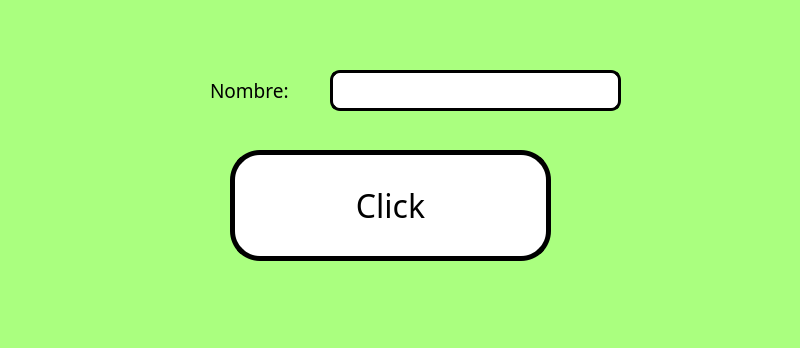
<?xml version="1.0" encoding="UTF-8"?>
<ui version="4.0">
 <class>MainWindow</class>
 <widget class="QMainWindow" name="MainWindow">
  <property name="geometry">
   <rect>
    <x>0</x>
    <y>0</y>
    <width>800</width>
    <height>348</height>
   </rect>
  </property>
  <property name="windowTitle">
   <string>MainWindow</string>
  </property>
  <property name="styleSheet">
   <string notr="true">background-color: rgb(170, 255, 127);</string>
  </property>
  <widget class="QWidget" name="centralwidget">
   <widget class="QPushButton" name="btn_saludar">
    <property name="geometry">
     <rect>
      <x>230</x>
      <y>150</y>
      <width>321</width>
      <height>111</height>
     </rect>
    </property>
    <property name="font">
     <font>
      <family>Komika Axis</family>
      <pointsize>24</pointsize>
      <strikeout>false</strikeout>
     </font>
    </property>
    <property name="styleSheet">
     <string notr="true">background-color: rgb(255, 255, 255);
border: 5px solid blackM;
border-radius: 30px;</string>
    </property>
    <property name="text">
     <string>Click</string>
    </property>
   </widget>
   <widget class="QLabel" name="label">
    <property name="geometry">
     <rect>
      <x>210</x>
      <y>70</y>
      <width>121</width>
      <height>41</height>
     </rect>
    </property>
    <property name="font">
     <font>
      <family>Komika Axis</family>
      <pointsize>14</pointsize>
     </font>
    </property>
    <property name="text">
     <string>Nombre:</string>
    </property>
   </widget>
   <widget class="QLineEdit" name="txt_nombre">
    <property name="geometry">
     <rect>
      <x>330</x>
      <y>70</y>
      <width>291</width>
      <height>41</height>
     </rect>
    </property>
    <property name="font">
     <font>
      <family>Consolas</family>
      <pointsize>20</pointsize>
      <weight>75</weight>
      <bold>true</bold>
     </font>
    </property>
    <property name="layoutDirection">
     <enum>Qt::LeftToRight</enum>
    </property>
    <property name="styleSheet">
     <string notr="true">background-color: rgb(255, 255, 255);
border: 3px solid blackM;
border-radius: 10px</string>
    </property>
    <property name="text">
     <string/>
    </property>
   </widget>
  </widget>
  <widget class="QMenuBar" name="menubar">
   <property name="geometry">
    <rect>
     <x>0</x>
     <y>0</y>
     <width>800</width>
     <height>21</height>
    </rect>
   </property>
  </widget>
  <widget class="QStatusBar" name="statusbar"/>
 </widget>
 <resources/>
 <connections/>
</ui>
